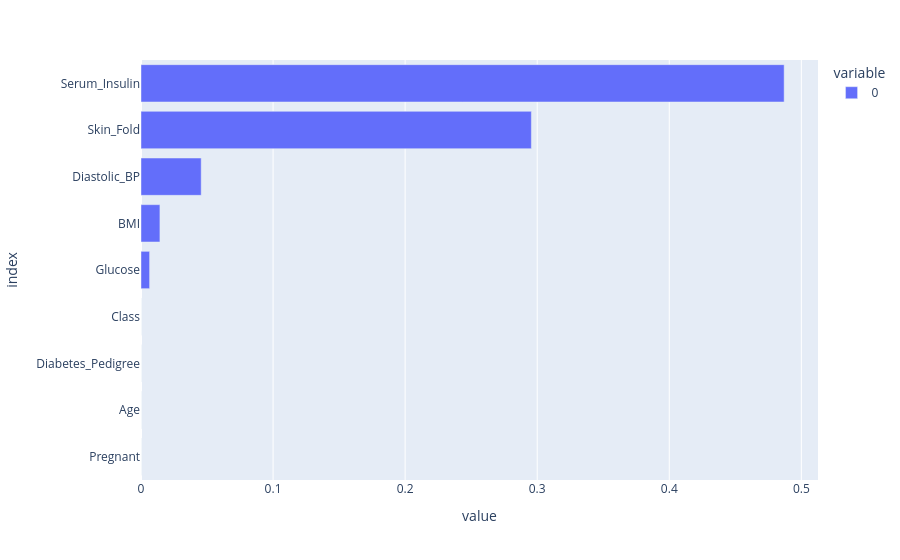

This figure's notebook cell:
### Code cell
px.bar(diabetes.isna().mean().sort_values(), orientation='h')

### Figure 1 — Plotly figure (JSON) as saved in the notebook; plotly's stock layout.template omitted (floating-point values rounded to 4 significant figures)
{"data": [{"hovertemplate": "variable=0<br>value=%{x}<br>index=%{y}<extra></extra>", "legendgroup": "0", "marker": {"color": "#636efa", "pattern": {"shape": ""}}, "name": "0", "orientation": "h", "showlegend": true, "textposition": "auto", "x": [0.0, 0.0, 0.0, 0.0, 0.00651, 0.01432, 0.04557, 0.2956, 0.487], "xaxis": "x", "y": ["Pregnant", "Age", "Diabetes_Pedigree", "Class", "Glucose", "BMI", "Diastolic_BP", "Skin_Fold", "Serum_Insulin"], "yaxis": "y", "type": "bar"}], "layout": {"xaxis": {"anchor": "y", "domain": [0, 1], "title": {"text": "value"}}, "yaxis": {"anchor": "x", "domain": [0, 1], "title": {"text": "index"}}, "legend": {"title": {"text": "variable"}, "tracegroupgap": 0}, "margin": {"t": 60}, "barmode": "relative"}}
